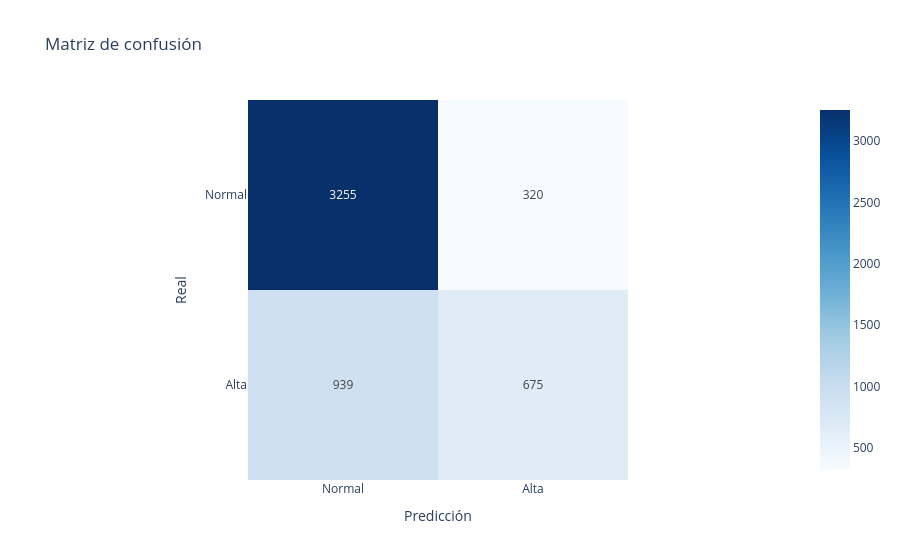

Write notebook code for a chart like this one.
### Markdown cell above
c) (0.25 pts) Calcula la **accuracy** y muestra la **matriz de confusión**.

### Code cell
accuracy = accuracy_score(y_test_clas, pred_clas)
print("Accuracy:", round(accuracy, 3))
clase_mayoritaria = y_train_clas.mode()[0]
referencia = (y_test_clas == clase_mayoritaria).mean()
print("Accuracy si siempre predigo la clase mayoritaria:", round(referencia, 3))

matriz = confusion_matrix(y_test_clas, pred_clas, labels=[0, 1])
display(pd.DataFrame(matriz, index=["Real normal", "Real alta"],
                     columns=["Predicción normal", "Predicción alta"]))
px.imshow(matriz, text_auto=True, x=["Normal", "Alta"], y=["Normal", "Alta"],
          labels={"x": "Predicción", "y": "Real"},
          color_continuous_scale="Blues", title="Matriz de confusión").show()

### Figure 1 — Plotly figure (JSON) as saved in the notebook; plotly's stock layout.template omitted (floating-point values rounded to 4 significant figures)
{"data": [{"coloraxis": "coloraxis", "hovertemplate": "Predicción: %{x}<br>Real: %{y}<br>color: %{z}<extra></extra>", "name": "0", "texttemplate": "%{z}", "type": "heatmap", "x": ["Normal", "Alta"], "xaxis": "x", "y": ["Normal", "Alta"], "yaxis": "y", "z": [[3255, 320], [939, 675]]}], "layout": {"coloraxis": {"autocolorscale": false, "colorscale": [[0, "rgb(247,251,255)"], [0.125, "rgb(222,235,247)"], [0.25, "rgb(198,219,239)"], [0.375, "rgb(158,202,225)"], [0.5, "rgb(107,174,214)"], [0.625, "rgb(66,146,198)"], [0.75, "rgb(33,113,181)"], [0.875, "rgb(8,81,156)"], [1, "rgb(8,48,107)"]]}, "title": {"text": "Matriz de confusión"}, "xaxis": {"anchor": "y", "constrain": "domain", "domain": [0, 1], "scaleanchor": "y", "title": {"text": "Predicción"}}, "yaxis": {"anchor": "x", "autorange": "reversed", "constrain": "domain", "domain": [0, 1], "title": {"text": "Real"}}}}
